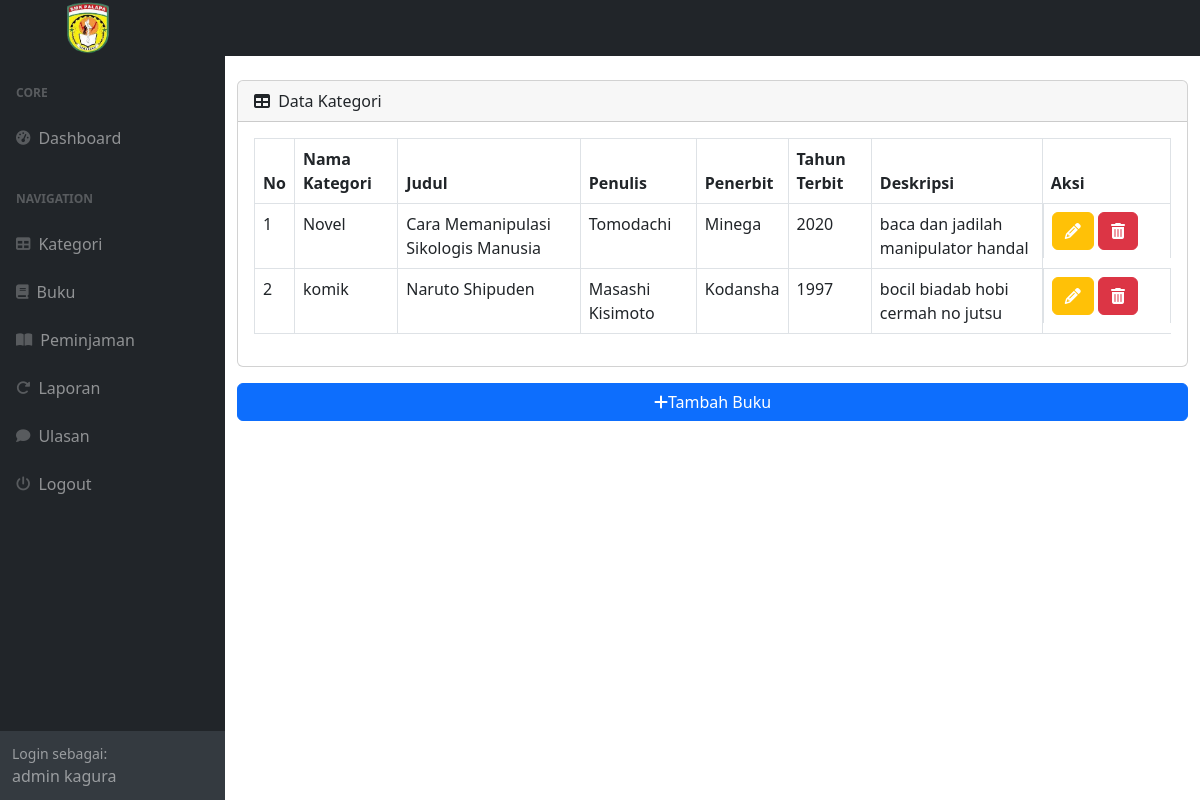
Page /index.php?page=buku/buku (signed in) on the committed database.
### tables this page shows
CREATE TABLE `buku` (
  `bukuID` int NOT NULL,
  `kategoriID` int NOT NULL,
  `judul` varchar(255) NOT NULL,
  `penulis` varchar(255) NOT NULL,
  `penerbit` varchar(255) NOT NULL,
  `tahunTerbit` varchar(255) NOT NULL,
  `deskripsi` varchar(255) NOT NULL
);

CREATE TABLE `kategori` (
  `kategoriID` int NOT NULL,
  `kategori` varchar(255) NOT NULL
);

### buku/buku.php (the view)
<div class="card mt-4">
    <div class="card-header">
        <i class="fas fa-table me-1"></i>
        Data Kategori
    </div>
    <div class="card-body">
        <div class="table-responsive">
            <table class="table table-bordered">
                <thead>
                    <tr>
                        <th width="1%">No</th>
                        <th>Nama Kategori</th>
                        <th>Judul</th>
                        <th>Penulis</th>
                        <th>Penerbit</th>
                        <th>Tahun Terbit</th>
                        <th>Deskripsi</th>
                        <th width="14%">Aksi</th>
                    </tr>
                </thead>
                <tbody>
                    <?php
                        $i = 1;
                        $query = mysqli_query($koneksi, "SELECT * FROM buku LEFT JOIN kategori ON buku.kategoriID = kategori.kategoriID");
                        while ($data = mysqli_fetch_array($query)) {
                    ?>
                    <tr>
                        <td><?php echo $i++; ?></td>
                        <td><?php echo $data['kategori']; ?></td>
                        <td><?php echo $data['judul']; ?></td>
                        <td><?php echo $data['penulis']; ?></td>
                        <td><?php echo $data['penerbit']; ?></td>
                        <td><?php echo $data['tahunTerbit']; ?></td>
                        <td><?php echo $data['deskripsi']; ?></td>
                        <td class="d-grid gap-2 d-md-block">
                            <a href="?page=buku/bukuEdit&id=<?php echo $data['bukuID']; ?>" data-toggle="modal"
                                class="btn btn-warning text-white"><i class="fa fa-pencil"></i></a>
                            <a onclick="return confirm('Apakah Anda yakin ingin menghapus data ini?');"
                                href="?page=buku/bukuHapus&id=<?php echo $data['bukuID']; ?>" data-toggle="modal"
                                class="btn btn-danger justify-content-end">
                                <i class="fa fa-trash-can"></i>
                            </a>
                        </td>
                    </tr>
                    <?php
                        }
                    ?>
                </tbody>
            </table>
        </div>
    </div>
</div>
<div class="d-grid mt-3">
    <a href="?page=buku/bukuTambah" class="btn btn-primary"><i class="fas fa-plus"></i>Tambah Buku</a>
</div>
</div>

### rows in the picture
buku: kategoriID.kategori "Novel", judul "Cara Memanipulasi Sikologis Manusia", penulis "Tomodachi", penerbit "Minega", tahunTerbit "2020", deskripsi "baca dan jadilah manipulator handal"
buku: kategoriID.kategori "komik", judul "Naruto Shipuden", penulis "Masashi Kisimoto", penerbit "Kodansha", tahunTerbit "1997", deskripsi "bocil biadab hobi cermah no jutsu"

### other values in the picture
$_SESSION['users']['nama'] "admin kagura"
